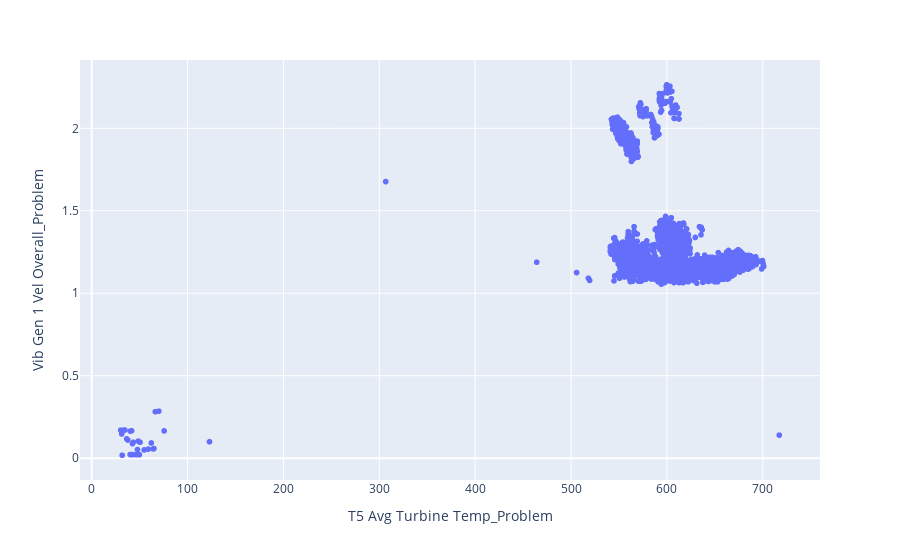

This figure's notebook cell:
### Code cell
px.scatter(df, x='T5 Avg Turbine Temp_Problem', y='Vib Gen 1 Vel Overall_Problem')

### Figure 1 — Plotly figure (JSON) as saved in the notebook; plotly's stock layout.template omitted (floating-point values rounded to 4 significant figures; data arrays with more than 128 entries replaced by an {"elided": "..."} marker saying what was removed)
{"data": [{"hovertemplate": "T5 Avg Turbine Temp_Problem=%{x}<br>Vib Gen 1 Vel Overall_Problem=%{y}<extra></extra>", "legendgroup": "", "marker": {"color": "#636efa", "symbol": "circle"}, "mode": "markers", "name": "", "showlegend": false, "type": "scattergl", "x": {"elided": "4895 float values"}, "xaxis": "x", "y": {"elided": "4895 float values"}, "yaxis": "y"}], "layout": {"autosize": true, "legend": {"tracegroupgap": 0}, "margin": {"t": 60}, "xaxis": {"anchor": "y", "autorange": true, "domain": [0, 1], "range": [-11.3, 758.8], "title": {"text": "T5 Avg Turbine Temp_Problem"}, "type": "linear"}, "yaxis": {"anchor": "x", "autorange": true, "domain": [0, 1], "range": [-0.1559, 2.438], "title": {"text": "Vib Gen 1 Vel Overall_Problem"}, "type": "linear"}}}
